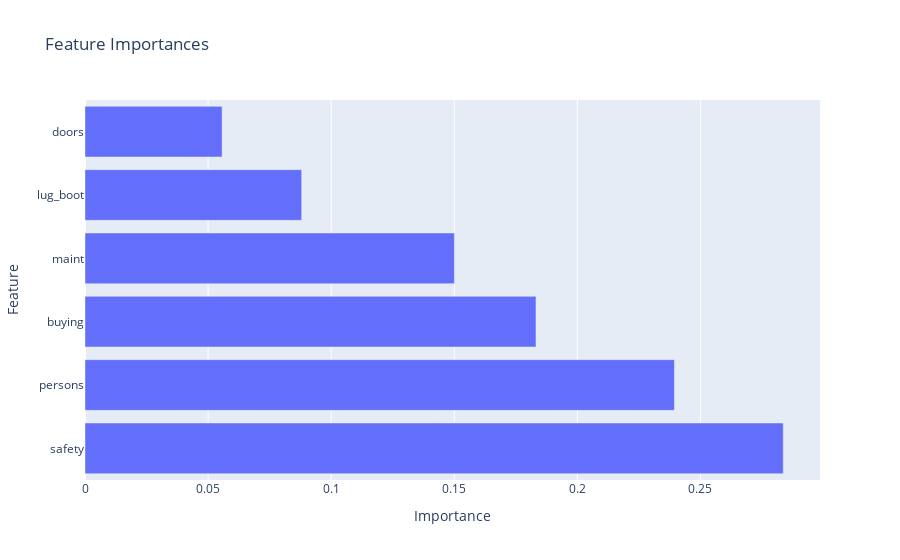

The notebook cell this image was saved under:
### Code cell
feature_importances = final_model.feature_importances_
features = X.columns
importance_df = pd.DataFrame({'Feature': features, 'Importance': feature_importances})
importance_df = importance_df.sort_values(by='Importance', ascending=False)

fig = go.Figure(go.Bar(
    x=importance_df['Importance'],
    y=importance_df['Feature'],
    orientation='h'
))
fig.update_layout(title='Feature Importances', xaxis_title='Importance', yaxis_title='Feature')
fig.show()

### Figure 1 — Plotly figure (JSON) as saved in the notebook; plotly's stock layout.template omitted (floating-point values rounded to 4 significant figures)
{"data": [{"orientation": "h", "type": "bar", "x": [0.2836, 0.2394, 0.1832, 0.1501, 0.08801, 0.05569], "y": ["safety", "persons", "buying", "maint", "lug_boot", "doors"]}], "layout": {"title": {"text": "Feature Importances"}, "xaxis": {"title": {"text": "Importance"}}, "yaxis": {"title": {"text": "Feature"}}}}
